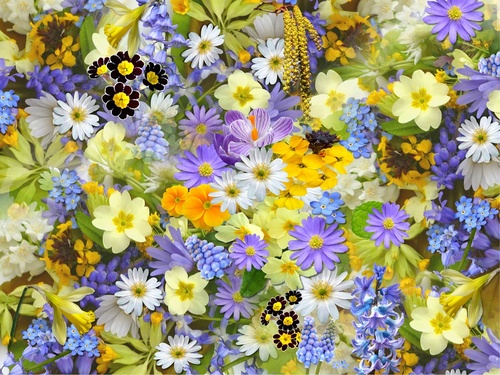
#> input picture Lab1/asset/flower.jpg, 500 x 375 px, shrunk from 960 x 720 before the run
$ python main2.py
#> lines starting #> are read from the running program, lines starting #| are printed output that depends on the picture
import cv2
import numpy as np
import os

def enhance_image(image):
    L = 256
    enhanced_image = np.copy(image)

    h, w = image.shape

    for y in range(h):
        for x in range(w):
            if 0 <= enhanced_image[y, x] < L/3:
                enhanced_image[y, x] = int(5*L / 6)
            elif L/3 <= enhanced_image[y, x] < 2 * L/3:
                slope = ((L/6) - (5 * L/6)) / ((2 * L/3) - (L/3))
                enhanced_image[y, x] = int((5 * L/6) + (slope * (enhanced_image[y, x] - (L/3))))
            else:
                enhanced_image[y, x] = int(L / 6)

    return enhanced_image

def main():
    asset_path = './asset'
    pictures = ["flower.jpg", "traffic.jpg", "tram.jpg"]
    for picture in pictures:
        image_path = os.path.join(asset_path, picture)
        image = cv2.imread(image_path, cv2.IMREAD_GRAYSCALE)
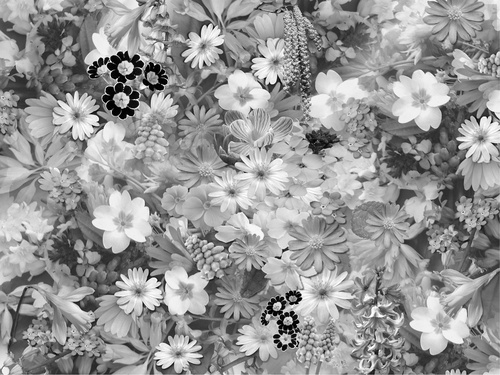
#> image: shape (375, 500); min 0, max 255, mean 150.1
        if image is None:
            print("Could not open or find the image.")
            return

        enhanced_image = enhance_image(image)
#> after the loop in enhance_image, `for y in range(h):`:
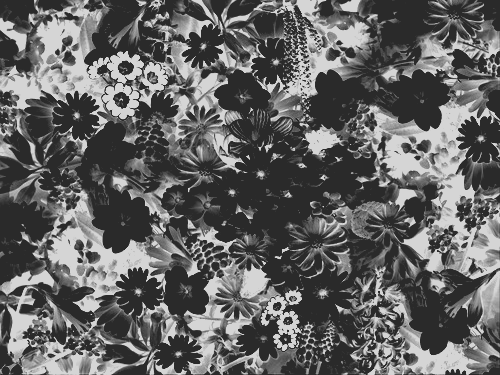
#> enhanced_image: shape (375, 500); min 42, max 213, mean 100.2

        cv2.imshow("enhanced_image", enhanced_image)

        pic_name = picture.split(".")[0]
        output_dir = f"./enhanced/{pic_name}"
        os.makedirs(output_dir, exist_ok=True)
        cv2.imwrite(os.path.join(output_dir, f'{pic_name}_enhanced.jpg'), enhanced_image)

        cv2.waitKey(0)
        cv2.destroyAllWindows()
#> pass 2 of the loop in main, `for picture in pictures:`:
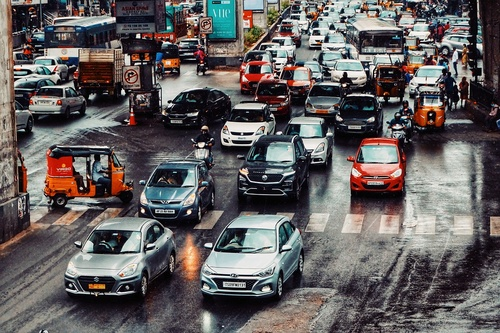
#> input picture Lab1/asset/traffic.jpg, 500 x 333 px, shrunk from 960 x 640 before the run
#> in main, `image = cv2.imread(image_path, cv2.IMREAD_GRAYSCALE)`:
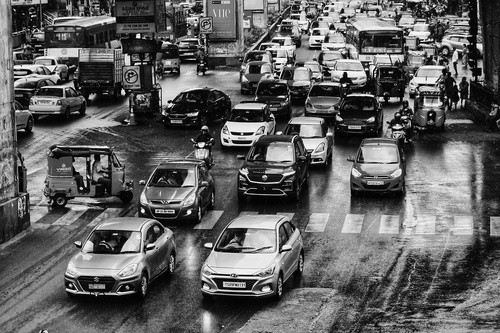
#> image: shape (333, 500); min 0, max 255, mean 96
#> after the loop in enhance_image (call 2), `for y in range(h):`:
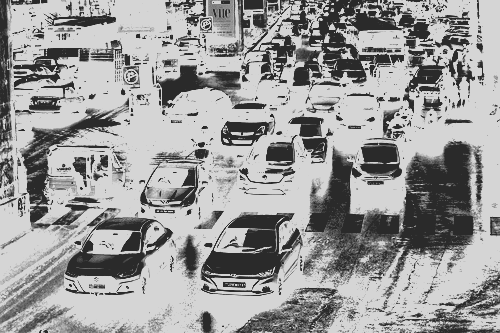
#> enhanced_image: shape (333, 500); min 42, max 213, mean 154.9
#> pass 3 of the loop in main, `for picture in pictures:`:
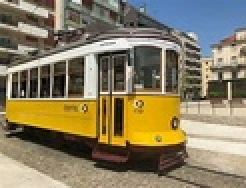
#> input picture Lab1/asset/tram.jpg, 123 x 94 px, shrunk from 236 x 180 before the run (shown 2 times larger)
#> in main, `image = cv2.imread(image_path, cv2.IMREAD_GRAYSCALE)`:
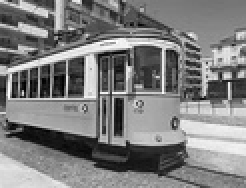
#> image: shape (94, 123) (shown 2 times larger); min 0, max 255, mean 125.7
#> after the loop in enhance_image (call 3), `for y in range(h):`:
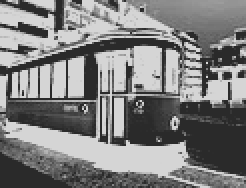
#> enhanced_image: shape (94, 123) (shown 2 times larger); min 42, max 213, mean 127.6

if __name__ == '__main__':
    main()
